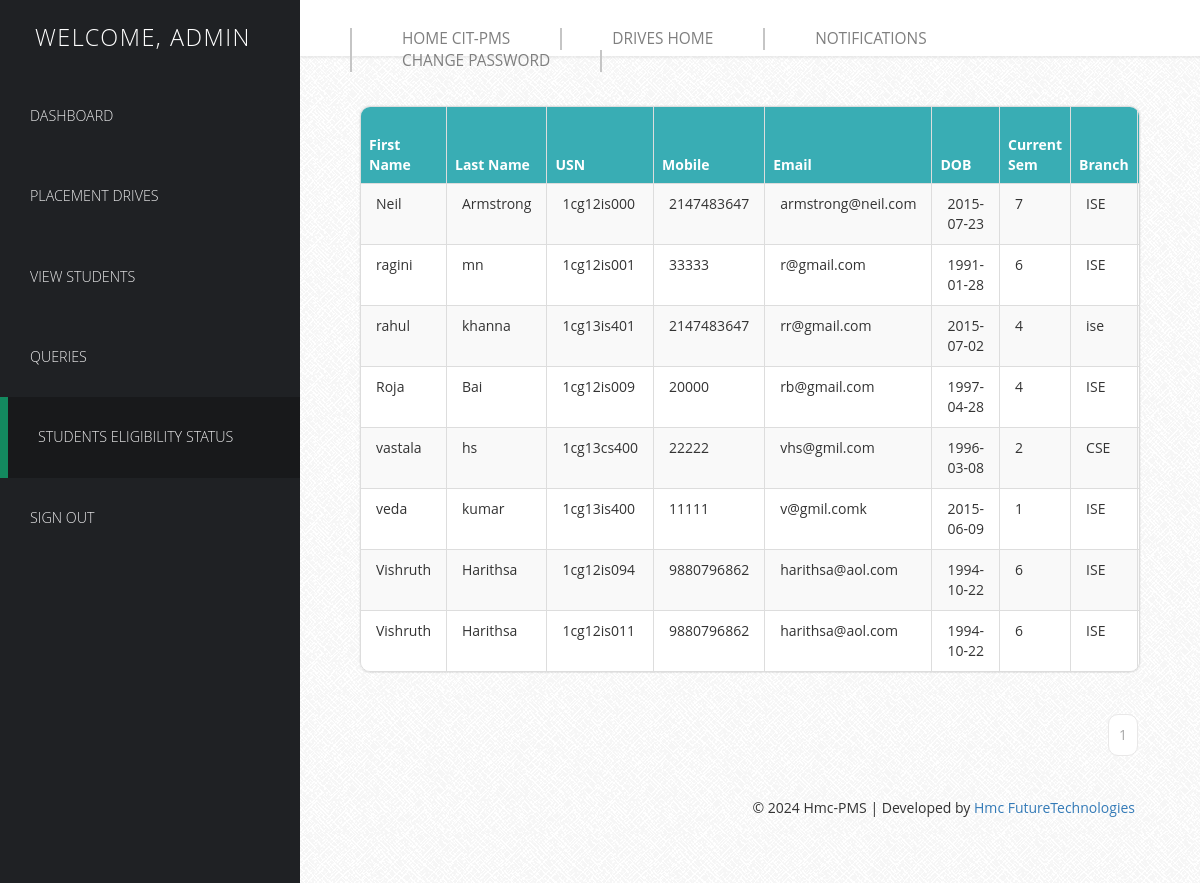
The app's page /Profilers/PProfile/eligibility.php (signed in) with its own data.
### tables this page shows
CREATE TABLE IF NOT EXISTS `basicdetails` (
  `Id` int(11) NOT NULL AUTO_INCREMENT,
  `FirstName` varchar(25) NOT NULL,
  `LastName` varchar(25) NOT NULL,
  `USN` varchar(10) NOT NULL,
  `Mobile` bigint(11) NOT NULL,
  `Email` varchar(255) NOT NULL,
  `DOB` date NOT NULL,
  `Sem` int(11) NOT NULL,
  `Branch` varchar(15) NOT NULL,
  `SSLC` float NOT NULL,
  `PU/Dip` float NOT NULL,
  `BE` float NOT NULL,
  `Backlogs` int(11) NOT NULL,
  `HofBacklogs` tinyint(1) NOT NULL,
  `DetainYears` int(11) NOT NULL,
  `Approve` tinyint(1) NOT NULL DEFAULT '0',
  `ApprovalDate` date NOT NULL,
  PRIMARY KEY (`Id`, `USN`),
  UNIQUE KEY `USN` (`USN`, `Mobile`, `Email`)
);

### Profilers/PProfile/eligibility.php (the view, shortened to what this page needs)
<!DOCTYPE html>
<html lang="en">
<head>
    <link href="css/font-awesome.min.css" rel="stylesheet">
    <link href="css/bootstrap.min.css" rel="stylesheet">
    <link href="css/templatemo-style.css" rel="stylesheet">
</head>
<body>
<div class="templatemo-flex-row">
    <div class="templatemo-sidebar">
        <header class="templatemo-site-header">
            <h1>Welcome, <?php echo $_SESSION['pusername']; ?></h1>
        </header>
        <nav class="templatemo-left-nav">
            <ul>
                <li><a href="login.php">Dashboard</a></li>
                <li><a href="Placement Drives.php">Placement Drives</a></li>
                <li><a href="manage-users.php">View Students</a></li>
                <li><a href="queries.php">Queries</a></li>
                <li><a href="Students Eligibility.php" class="active">Students Eligibility Status</a></li>
                <li><a href="logout.php">Sign Out</a></li>
            </ul>
        </nav>
    </div>
    <div class="templatemo-content col-1 light-gray-bg">
        <div class="templatemo-top-nav-container">
            <nav class="templatemo-top-nav">
                <ul class="text-uppercase">
                    <li><a href="../../Homepage/index.php">Home CIT-PMS</a></li>
                    <li><a href="">Drives Home</a></li>
                    <li><a href="Notif.php">Notifications</a></li>
                    <li><a href="Change Password.php">Change Password</a></li>
                </ul>
            </nav>
        </div>
        <div class="templatemo-content-container">
            <div class="templatemo-content-widget no-padding">
                <div class="panel panel-default table-responsive">
                    <table class="table table-striped table-bordered templatemo-user-table">
                        <thead>
                            <tr>
                                <th>First Name</th>
                                <th>Last Name</th>
                                <th>USN</th>
                                <th>Mobile</th>
                                <th>Email</th>
                                <th>DOB</th>
                                <th>Current Sem</th>
                                <th>Branch</th>
                                <th>SSLC Percentage</th>
                            </tr>
                        </thead>
                        <tbody>
                            <?php
                            $num_rec_per_page = 15;
                            $conn = new mysqli('localhost', 'harsh', 'harsh2005', 'placement');
                            $page = isset($_GET["page"]) ? (int)$_GET["page"] : 1;
                            $start_from = ($page - 1) * $num_rec_per_page;
                            $sql = "SELECT * FROM basicdetails WHERE Approve='1' ORDER BY FirstName ASC LIMIT $start_from, $num_rec_per_page";
                            $result = $conn->query($sql);
                            if ($result->num_rows > 0) {
                                while ($row = $result->fetch_assoc()) {
                                    echo "<tr>";
                                    echo "<td>{$row['FirstName']}</td>";
                                    echo "<td>{$row['LastName']}</td>";
                                    echo "<td>{$row['USN']}</td>";
                                    echo "<td>{$row['Mobile']}</td>";
                                    echo "<td>{$row['Email']}</td>";
                                    echo "<td>{$row['DOB']}</td>";
                                    echo "<td>{$row['Sem']}</td>";
                                    echo "<td>{$row['Branch']}</td>";
                                    echo "<td>{$row['SSLC']}</td>";
                                    echo "</tr>";
                                }
                            } else {
                                echo "<tr><td colspan='14'>No results found.</td></tr>";
                            }
                            ?>
                        </tbody>
                    </table>
                </div>
            </div>
            <div class="pagination-wrap">
                <ul class="pagination">
                    <?php
                    $conn = new mysqli('localhost', 'harsh', 'harsh2005', 'placement');
                    $sql = "SELECT * FROM basicdetails WHERE Approve='1'";
                    $result = $conn->query($sql);
                    $total_records = $result->num_rows;
                    $total_pages = ceil($total_records / $num_rec_per_page);
                    for ($i = 1; $i <= $total_pages; $i++) {
                        echo "<li><a href='eligibility.php?page=" . $i . "'>" . $i . "</a></li>";
                    }
                    ?>
                </ul>
            </div>
            <footer class="text-right">
                <p>&copy; 2024 Hmc-PMS | Developed by <a href="#" target="_parent">Hmc FutureTechnologies</a></p>
            </footer>
        </div>
    </div>
</div>
</body>
</html>

### Profilers/PProfile/css/templatemo-style.css (style rules this page uses)
* { font-family: 'Open Sans', sans-serif; }
body { font-size: 13px; }
body, .templatemo-left-nav { background: #1f2124; }
h1, h2, h3 { margin: 0; }
ul { list-style-type: none; margin: 0; padding: 0; }
nav li { font-size: 1.1em; list-style: none; text-transform: uppercase; }
.light-gray-bg { font-family:"Trebuchet MS", "Myriad Pro", Arial, sans-serif; font-size:14px; background:#f4f4f4 url(../images/bg.png) repeat top left; color:#333; overflow-y:scroll; }
footer { padding: 15px; }
.templatemo-sidebar { width: 300px; }
.templatemo-site-header { margin: 25px 30px; }
.templatemo-site-header h1 { color: white; display: inline-block; font-size: 1.8em; font-weight: 300; letter-spacing: 1.5px; margin: 0 5px; text-transform: uppercase; vertical-align: middle; }
.templatemo-left-nav li { font-weight: 300; }
.templatemo-left-nav a.active, .templatemo-left-nav a:hover { background: #18191b; border-left: 8px solid #13895F; }
.templatemo-left-nav a { color: #e9e9ea; display: block; padding: 30px; transition: all 0.3s ease; }
.templatemo-top-nav-container { background-color: white; padding: 28px 50px; box-shadow: 0px 0px 2px 2px rgba(161, 159, 159, 0.18); }
.templatemo-top-nav li { float: left; list-style: none; }
.templatemo-top-nav a { color: #7f7f7f; display: block; padding: 0 50px; border-left: 2px solid #c5c5c5; }
.templatemo-top-nav li:last-child a { border-right: 2px solid #c5c5c5; }
.templatemo-content { margin-top: 0px; min-height: 600px; padding: 0; overflow-x: hidden; }
.templatemo-content-container { padding: 40px 50px; }
.templatemo-flex-row { display: -webkit-flex; display: -ms-flexbox; display: flex; }
.col-1 { -webkit-flex: 1; -ms-flex: 1; flex: 1; }
.templatemo-content-widget { border-radius: 10px; padding: 30px; position: relative; margin: 10px; box-shadow: 0px 0px 1px 1px rgba(161, 159, 159, 0.1); }
.templatemo-content-widget.no-padding { padding: 0; }
.panel { border-radius: 10px; }
.pagination-wrap { margin-right: 10px; text-align: right; }
.pagination>li>a { border-color: #E9E8E8; color: #a6a6a6; margin: 2px; padding: 10px; }
.pagination>li>a, .pagination>li:first-child>a, .pagination>li:last-child>a { border-radius: 10px; }
.table { margin-bottom: 0; }
.table>tbody>tr>td { padding: 10px 15px; }
.templatemo-user-table thead { background-color: #39ADB4; color: white; }
.panel>.table-responsive:last-child>.table:last-child, .panel>.table:last-child { border-bottom-right-radius: 10px; border-bottom-left-radius: 10px; }
.panel>.table:first-child { border-top-left-radius: 10px; border-top-right-radius: 10px; }
@media only screen and (min-width: 768px) { .templatemo-left-nav { display: block !important; } }

### records on screen
basicdetails: FirstName "Neil", LastName "Armstrong", USN "1cg12is000", Mobile "2147483647", Email "armstrong@neil.com", DOB "2015-07-23", Sem "7", Branch "ISE"
basicdetails: FirstName "ragini", LastName "mn", USN "1cg12is001", Mobile "33333", Email "r@gmail.com", DOB "1991-01-28", Sem "6", Branch "ISE"
basicdetails: FirstName "rahul", LastName "khanna", USN "1cg13is401", Mobile "2147483647", Email "rr@gmail.com", DOB "2015-07-02", Sem "4", Branch "ise"
basicdetails: FirstName "Roja", LastName "Bai", USN "1cg12is009", Mobile "20000", Email "rb@gmail.com", DOB "1997-04-28", Sem "4", Branch "ISE"
basicdetails: FirstName "vastala", LastName "hs", USN "1cg13cs400", Mobile "22222", Email "vhs@gmil.com", DOB "1996-03-08", Sem "2", Branch "CSE"
basicdetails: FirstName "veda", LastName "kumar", USN "1cg13is400", Mobile "11111", Email "v@gmil.comk", DOB "2015-06-09", Sem "1", Branch "ISE"
basicdetails: FirstName "Vishruth", LastName "Harithsa", USN "1cg12is094", Mobile "9880796862", Email "harithsa@aol.com", DOB "1994-10-22", Sem "6", Branch "ISE"
basicdetails: FirstName "Vishruth", LastName "Harithsa", USN "1cg12is011", Mobile "9880796862", Email "harithsa@aol.com", DOB "1994-10-22", Sem "6", Branch "ISE"

### other values on screen
$_SESSION['pusername'] "ADMIN"
